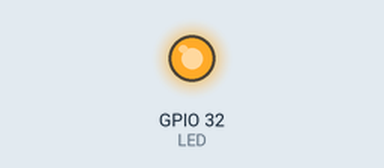
Recording of a program running on a simulated ESP32 board running MicroPython. Parts: output pins drawn as LEDs (lit = HIGH).

Above: at 0.1 s.
Timing chart, 0 to 1.6 s (numbered marks = the images above):
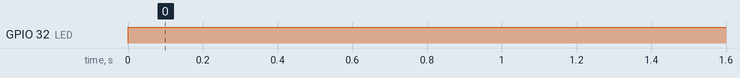

Measured:
- by itself, GPIO 32 (LED): LOW → HIGH at 0.00 s

The program:

221022-irq.py
```python
''' esp32的irq中断 '''
from machine import Pin
import time
LED = Pin(32,Pin.OUT)
KEY = Pin(5,Pin.IN)
LED.value(1)
cnt = 0

def fallback(KEY):  # 回调函数
    global cnt
    LED.value(0)
    cnt += 1
    print('fallback %d' % cnt)

KEY.irq(trigger=Pin.IRQ_RISING, handler=fallback)   # 添加中断，当KEY按钮抬起时触发中断并执行fallback回调函数
# KEY.irq(trigger=Pin.IRQ_RISING, handler=rising)
```
